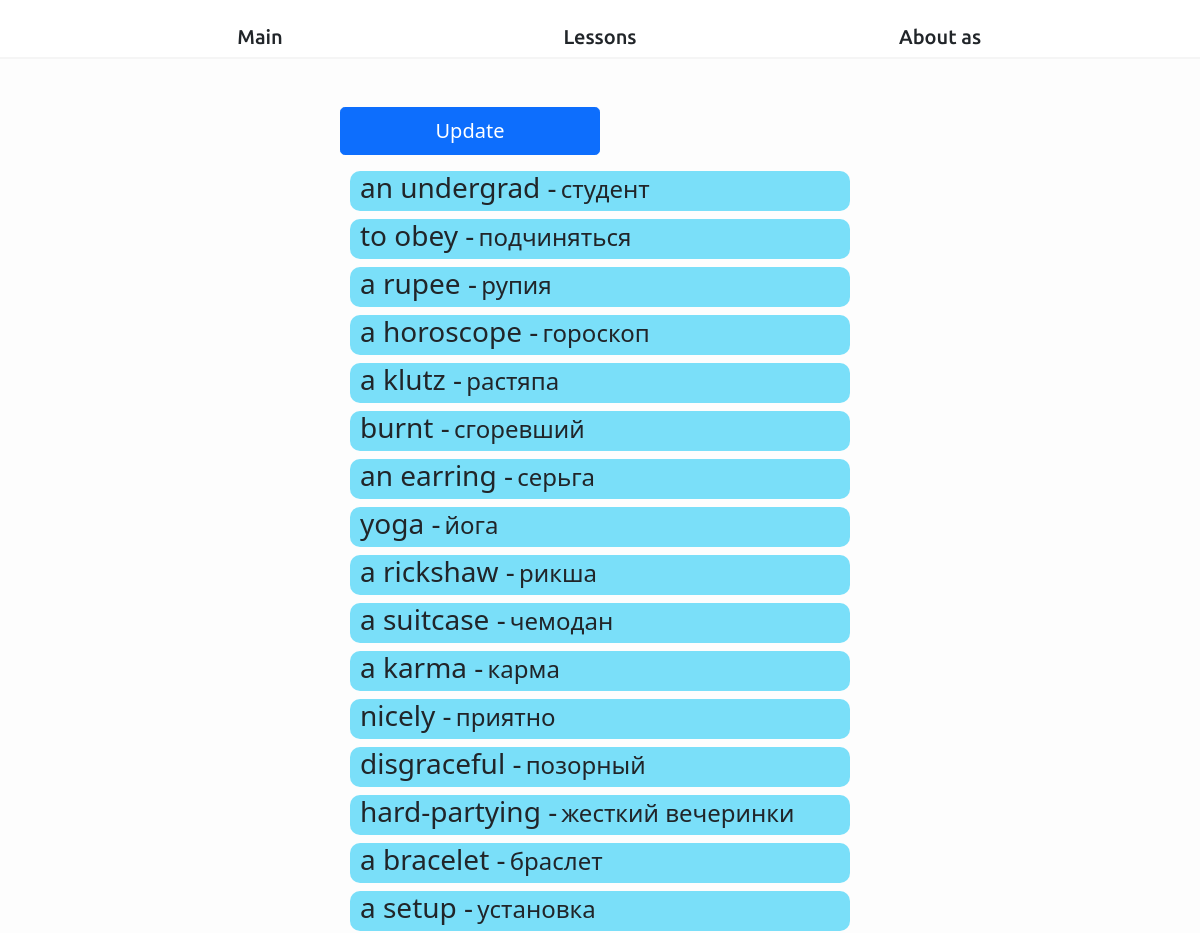
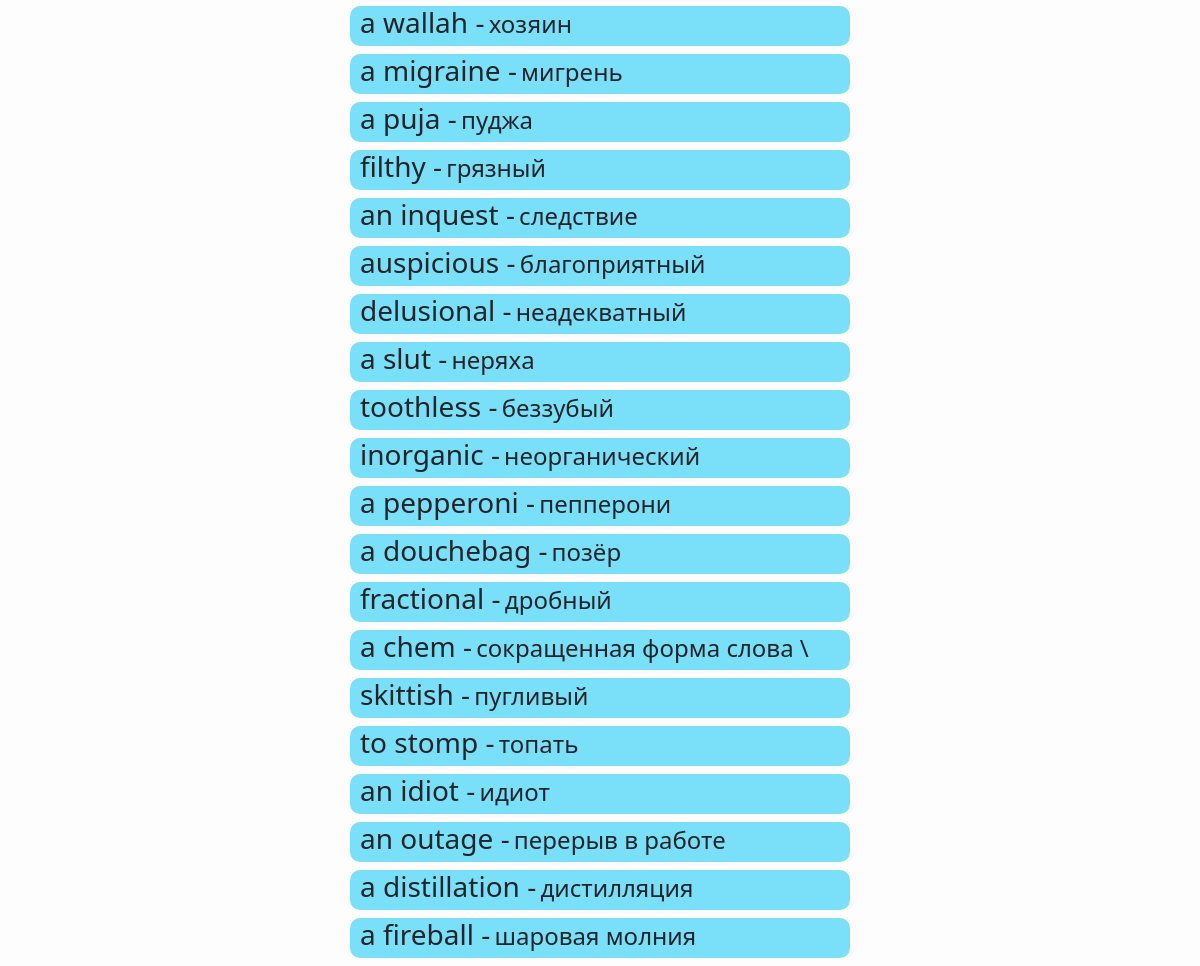
The page / on the database its author committed (2 pictures, top to bottom).
### main/models.py (models this page shows, shortened)
class Word(models.Model):
    eng = models.CharField('eng', max_length=40)
    ru = models.CharField('ru', max_length=40)
    description = models.CharField('description', max_length=150)
    dateTime = models.DateTimeField('dateTime', auto_now=True)

### main/views.py (the view)
# urls.py: path('', views.index),
def index(request):
    words = Word.objects.all()
    return render(request, 'main/index.html', {"words": words, "i":1})
    pass

### main/templates/main/index.html (shortened to what this page needs)
{% extends 'main/layout.html' %}
{% block content %}
<div class="row mt-5">
    <div class="col-lg-2 col-0"></div>
    <div class="col-lg-8 col-12 ">
        <div class="row ">
            <div class="col-2 mt-4">
            </div>
            <div class="col-8">
                <button class="w-50 btn btn-lg btn-primary mx-auto mb-3"  onclick="update()">Update</button>
                {% for word in words %}
                        <div class="mx-auto mb-2" style="height: 40px; width: 500px; background-color: rgba(74, 213, 248, 0.726); margin-bottom: 5px; border-radius:10px">
                            <h3 style="display: inline-block; padding-left: 10px;">{{word.eng}} - </h4>
                            <h4 style="display: inline-block;"> {{word.ru}}</h4>
                        </div>
                {% endfor %}
            </div>
        </div>
    </div>
    <div class="col-lg-2 col-0"></div>
</div>
{% endblock %}

### main/templates/main/layout.html (shortened to what this page needs)
<!doctype html>
<html lang="en">
<head>
    <link rel="stylesheet" href="https://cdn.jsdelivr.net/npm/bootstrap@5.1.3/dist/css/bootstrap.min.css">
</head>
<body style="background-color: rgb(253, 253, 253);">
    <header
        style="border-bottom-style: solid; border-color: rgb(245, 245, 245); border-width: 2px; background-color: rgb(255, 255, 255);">
        <div class="row">
            <div class="col-1"></div>
            <div class="col-10">
                <div class="row">
                    <div class="col-4" onclick="menu_main()">
                        <h5 style=" font-family: 'Ubuntu', sans-serif; margin-top: 25px; text-align: center;"> Main
                        </h5>
                    </div>
                    <div class="col-4" onclick="menu_lessons()">
                        <h5 style=" font-family: 'Ubuntu', sans-serif; margin-top: 25px; text-align: center;">Lessons
                        </h5>
                    </div>
                    <div class="col-4">
                        <h5 style="font-family: 'Ubuntu', sans-serif; margin-top: 25px; text-align: center;"> About as
                        </h5>
                    </div>
                </div>
            </div>
            <div class="col-1"></div>
        </div>
    </header>
    {% block content %}
    {% endblock %}
</body>
</html>

### rows shown on the page
Word: eng "an undergrad", ru "студент"
Word: eng "to obey", ru "подчиняться"
Word: eng "a rupee", ru "рупия"
Word: eng "a horoscope", ru "гороскоп"
Word: eng "a klutz", ru "растяпа"
Word: eng "burnt", ru "сгоревший"
Word: eng "an earring", ru "серьга"
Word: eng "yoga", ru "йога"
Word: eng "a rickshaw", ru "рикша"
Word: eng "a suitcase", ru "чемодан"
Word: eng "a karma", ru "карма"
Word: eng "nicely", ru "приятно"
Word: eng "disgraceful", ru "позорный"
Word: eng "hard-partying", ru "жесткий вечеринки"
Word: eng "a bracelet", ru "браслет"
Word: eng "a setup", ru "установка"
Word: eng "a wallah", ru "хозяин"
Word: eng "a migraine", ru "мигрень"
Word: eng "a puja", ru "пуджа"
Word: eng "filthy", ru "грязный"
Word: eng "an inquest", ru "следствие"
Word: eng "auspicious", ru "благоприятный"
Word: eng "delusional", ru "неадекватный"
Word: eng "a slut", ru "неряха"
Word: eng "toothless", ru "беззубый"
Word: eng "inorganic", ru "неорганический"
Word: eng "a pepperoni", ru "пепперони"
Word: eng "a douchebag", ru "позёр"
Word: eng "fractional", ru "дробный"
Word: eng "a chem", ru "сокращенная форма слова \\"
Word: eng "skittish", ru "пугливый"
Word: eng "to stomp", ru "топать"
Word: eng "an idiot", ru "идиот"
Word: eng "an outage", ru "перерыв в работе"
Word: eng "a distillation", ru "дистилляция"
Word: eng "a fireball", ru "шаровая молния"
